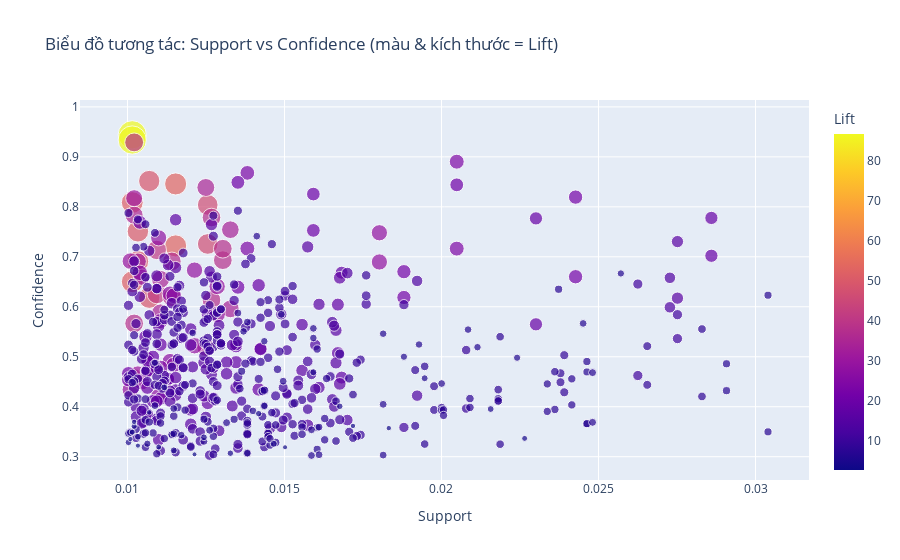

This figure's notebook cell:
### Code cell
# Cell 19: Scatter Plotly
if PLOT_PLOTLY_SCATTER and not rules_filtered_fp.empty:
    visualizer.plot_rules_support_confidence_scatter_interactive(
        rules_df=rules_filtered_fp,
    )
else:
    if rules_filtered_fp.empty:
        print("Không có luật nào sau khi lọc để vẽ scatter Plotly.")
    else:
        print("PLOT_PLOTLY_SCATTER = False, bỏ qua biểu đồ Plotly.")

### Figure 1 — Plotly figure (JSON) as saved in the notebook; plotly's stock layout.template omitted (floating-point values rounded to 4 significant figures; data arrays with more than 128 entries replaced by an {"elided": "..."} marker saying what was removed)
{"data": [{"hovertemplate": "<b>%{hovertext}</b><br><br>Support=%{x}<br>Confidence=%{y}<br>Lift=%{marker.color}<extra></extra>", "hovertext": {"elided": "568 str values"}, "legendgroup": "", "marker": {"color": {"elided": "568 float values"}, "coloraxis": "coloraxis", "size": {"elided": "568 float values"}, "sizemode": "area", "sizeref": 0.2171, "symbol": "circle"}, "mode": "markers", "name": "", "orientation": "v", "showlegend": false, "type": "scatter", "x": {"elided": "568 float values"}, "xaxis": "x", "y": {"elided": "568 float values"}, "yaxis": "y"}], "layout": {"coloraxis": {"colorbar": {"title": {"text": "Lift"}}, "colorscale": [[0.0, "#0d0887"], [0.1111, "#46039f"], [0.2222, "#7201a8"], [0.3333, "#9c179e"], [0.4444, "#bd3786"], [0.5556, "#d8576b"], [0.6667, "#ed7953"], [0.7778, "#fb9f3a"], [0.8889, "#fdca26"], [1.0, "#f0f921"]]}, "legend": {"itemsizing": "constant", "tracegroupgap": 0}, "title": {"text": "Biểu đồ tương tác: Support vs Confidence (màu & kích thước = Lift)"}, "xaxis": {"anchor": "y", "domain": [0.0, 1.0], "title": {"text": "Support"}}, "yaxis": {"anchor": "x", "domain": [0.0, 1.0], "title": {"text": "Confidence"}}}}
